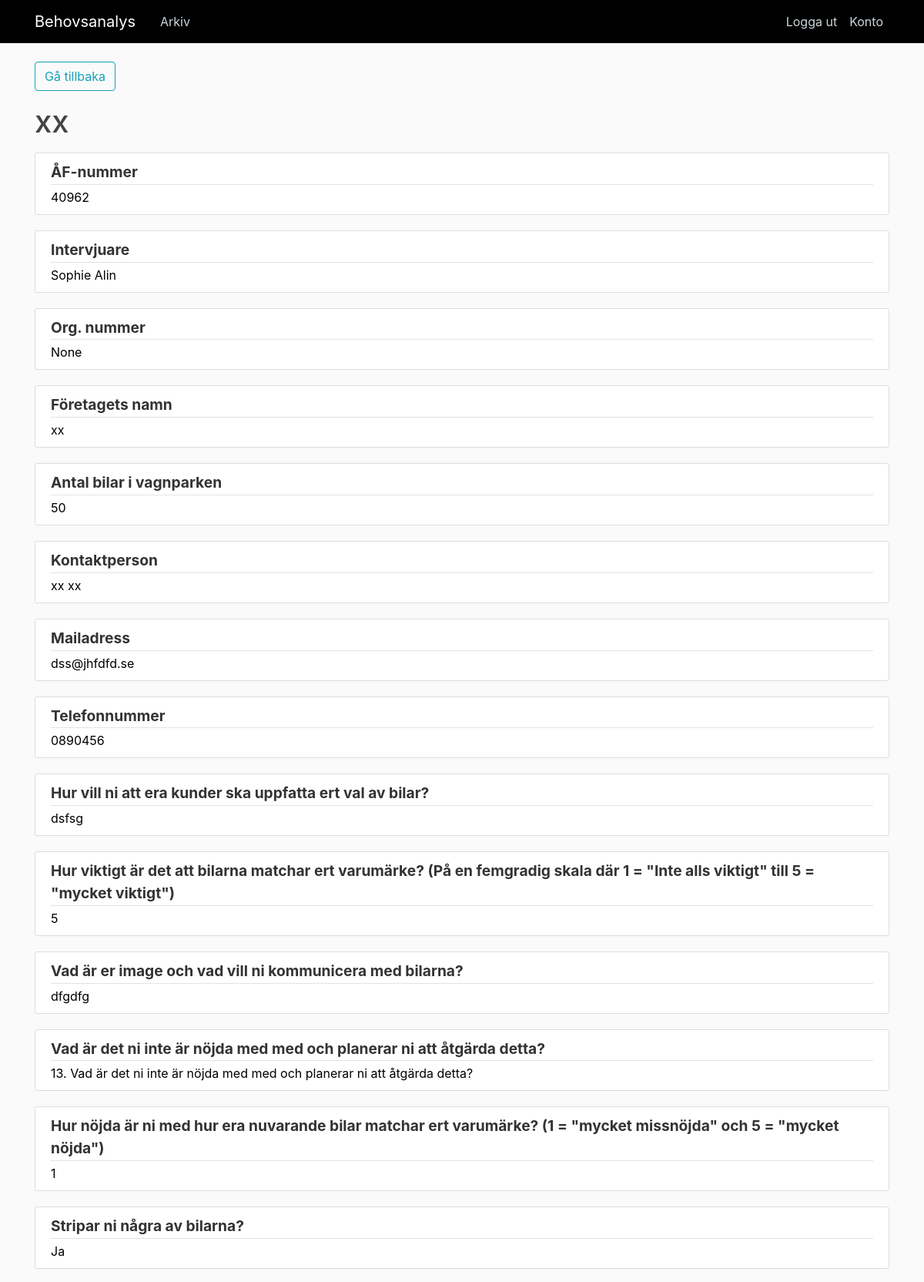
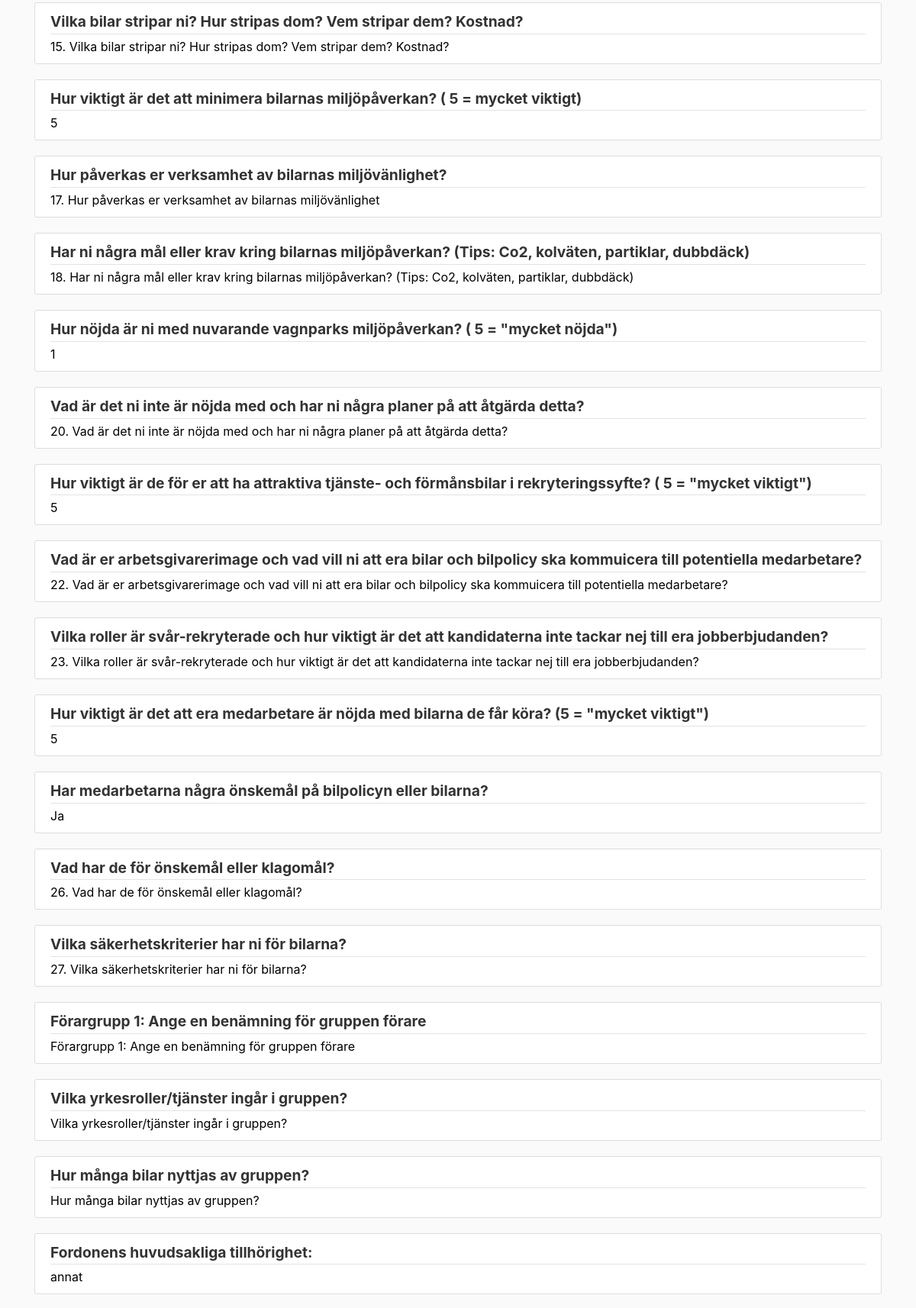
Screenshot of /kund/xx (signed in, upper part) with the database file from the repository (2 pictures, top to bottom).
### app/models.py (models this page shows, shortened)
class Responses(db.Model, UserMixin):
    response_id = db.Column(db.Integer, primary_key=True)
    timestamp = db.Column(db.String(20))
    afNum = db.Column(db.String(150))
    creator = db.Column(db.String(150))
    custOrgNum = db.Column(db.String(150), unique=True)
    custCompName = db.Column(db.String(150))
    custNumCars = db.Column(db.String(150))
    custCompContact = db.Column(db.String(150))
    custCompEmail = db.Column(db.String(150))
    custCompPhone = db.Column(db.String(150))
    q9 = db.Column(db.String(500))
    q10 = db.Column(db.String(500))
    q11 = db.Column(db.String(500))
    q12 = db.Column(db.String(500))
    q13 = db.Column(db.String(500))
    q14 = db.Column(db.String(500))
    q15 = db.Column(db.String(500))
    q16 = db.Column(db.String(500))
    q17 = db.Column(db.String(500))
    q18 = db.Column(db.String(500))
    q19 = db.Column(db.String(500))
    q20 = db.Column(db.String(500))
    q21 = db.Column(db.String(500))
    q22 = db.Column(db.String(500))
    q23 = db.Column(db.String(500))
    q24 = db.Column(db.String(500))
    q25 = db.Column(db.String(500))
    q26 = db.Column(db.String(500))
    q27 = db.Column(db.String(500))
    q28 = db.Column(db.String(500))
    q29 = db.Column(db.String(500))
    q30 = db.Column(db.String(500))
    q31 = db.Column(db.String(500))
    q32 = db.Column(db.String(500))
    q33 = db.Column(db.String(500))
    q34 = db.Column(db.String(500))
    q35 = db.Column(db.String(500))
    q36 = db.Column(db.String(500))
    q37 = db.Column(db.String(500))
    q38 = db.Column(db.String(500))
    q39 = db.Column(db.String(500))
    q40 = db.Column(db.String(500))
    q41 = db.Column(db.String(500))
    q42 = db.Column(db.String(500))
    q43 = db.Column(db.String(500))
    q44 = db.Column(db.String(500))
    q45 = db.Column(db.String(500))
    q46 = db.Column(db.String(500))
    q47 = db.Column(db.String(500))
    q48 = db.Column(db.String(500))
    q49 = db.Column(db.String(500))
    q50 = db.Column(db.String(500))
    q51 = db.Column(db.String(500))
    q52 = db.Column(db.String(500))
    q53 = db.Column(db.String(500))
    q54 = db.Column(db.String(500))
    q55 = db.Column(db.String(500))
    q56 = db.Column(db.String(500))
    q57 = db.Column(db.String(500))
    q58 = db.Column(db.String(500))
    q59 = db.Column(db.String(500))
    q60 = db.Column(db.String(500))
    q61 = db.Column(db.String(500))
    q62 = db.Column(db.String(500))
    q63 = db.Column(db.String(500))
    q64 = db.Column(db.String(500))
    q65 = db.Column(db.String(500))
    q66 = db.Column(db.String(500))
    q67 = db.Column(db.String(500))
    q68 = db.Column(db.String(500))
    q69 = db.Column(db.String(500))
    q70 = db.Column(db.String(500))
    q71 = db.Column(db.String(500))
    q72 = db.Column(db.String(500))
    q73 = db.Column(db.String(500))
    q74 = db.Column(db.String(500))
    q75 = db.Column(db.String(500))
    q76 = db.Column(db.String(500))
    q77 = db.Column(db.String(500))
    q78 = db.Column(db.String(500))
    q79 = db.Column(db.String(500))
    q80 = db.Column(db.String(500))
    q81 = db.Column(db.String(500))
    q82 = db.Column(db.String(500))
    q83 = db.Column(db.String(500))
    q84 = db.Column(db.String(500))
    q85 = db.Column(db.String(500))
    q86 = db.Column(db.String(500))
    q87 = db.Column(db.String(500))
    q88 = db.Column(db.String(500))
    q89 = db.Column(db.String(500))
    q90 = db.Column(db.String(500))
    q91 = db.Column(db.String(500))
    q92 = db.Column(db.String(500))
    q93 = db.Column(db.String(500))
    q94 = db.Column(db.String(500))
    q95 = db.Column(db.String(500))
    q96 = db.Column(db.String(500))
    q97 = db.Column(db.String(500))
    q98 = db.Column(db.String(500))
    q99 = db.Column(db.String(500))
    q100 = db.Column(db.String(500))
    q101 = db.Column(db.String(500))
    q102 = db.Column(db.String(500))
    q103 = db.Column(db.String(500))
    q104 = db.Column(db.String(500))
    q105 = db.Column(db.String(500))
    q106 = db.Column(db.String(500))
    q107 = db.Column(db.String(500))
    q108 = db.Column(db.String(500))
    q109 = db.Column(db.String(500))
    q110 = db.Column(db.String(500))
    q111 = db.Column(db.String(500))
    q112 = db.Column(db.String(500))
    q113 = db.Column(db.String(500))
    q114 = db.Column(db.String(500))
    q115 = db.Column(db.String(500))
    q116 = db.Column(db.String(500))
    q117 = db.Column(db.String(500))
    q118 = db.Column(db.String(500))
    q119 = db.Column(db.String(500))
    q120 = db.Column(db.String(500))
    q121 = db.Column(db.String(500))
    q122 = db.Column(db.String(500))
    q123 = db.Column(db.String(500))
    q124 = db.Column(db.String(500))
    q125 = db.Column(db.String(500))
    q126 = db.Column(db.String(500))
    q127 = db.Column(db.String(500))
    q128 = db.Column(db.String(500))
    q129 = db.Column(db.String(500))
    q130 = db.Column(db.String(500))
    q131 = db.Column(db.String(500))
    q132 = db.Column(db.String(500))
    q133 = db.Column(db.String(500))
    q134 = db.Column(db.String(500))
    q135 = db.Column(db.String(500))
    q136 = db.Column(db.String(500))
    q137 = db.Column(db.String(500))
    q138 = db.Column(db.String(500))
    q139 = db.Column(db.String(500))
    q140 = db.Column(db.String(500))
    q141 = db.Column(db.String(500))
    q142 = db.Column(db.String(500))
    q143 = db.Column(db.String(500))
    q144 = db.Column(db.String(500))
    q145 = db.Column(db.String(500))
    q146 = db.Column(db.String(500))
    q147 = db.Column(db.String(500))
    q148 = db.Column(db.String(500))
    q149 = db.Column(db.String(500))
    q150 = db.Column(db.String(500))
    q151 = db.Column(db.String(500))
    q152 = db.Column(db.String(500))
    q153 = db.Column(db.String(500))
    q154 = db.Column(db.String(500))
    q155 = db.Column(db.String(500))
    q156 = db.Column(db.String(500))
    q157 = db.Column(db.String(500))
    q158 = db.Column(db.String(500))
    q159 = db.Column(db.String(500))
    q160 = db.Column(db.String(500))
    q161 = db.Column(db.String(500))
    q162 = db.Column(db.String(500))
    q163 = db.Column(db.String(500))
    q164 = db.Column(db.String(500))
    q165 = db.Column(db.String(500))
    q166 = db.Column(db.String(500))
    q167 = db.Column(db.String(500))
    q168 = db.Column(db.String(500))
    q169 = db.Column(db.String(500))
    q170 = db.Column(db.String(500))
    q171 = db.Column(db.String(500))
    q172 = db.Column(db.String(500))
    def return_responses(self):
        return [
            self.afNum,
            self.creator,
            self.custOrgNum,
            self.custCompName,
            self.custNumCars,
            self.custCompContact,
            self.custCompEmail,
            self.custCompPhone,
            self.q9,
            self.q10,
            self.q11,
            self.q12,
            self.q13,
            self.q14,
            self.q15,
            self.q16,
            self.q17,
            self.q18,
            self.q19,
            self.q20,
            self.q21,
            self.q22,
            self.q23,
            self.q24,
            self.q25,
            self.q26,
            self.q27,
            self.q28,
            self.q29,
            self.q30,
            self.q31,
            self.q32,
            self.q33,
            self.q34,
            self.q35,
            self.q36,
            self.q37,
            self.q38,
            self.q39,
            self.q40,
            self.q41,
            self.q42,
            self.q43,
            self.q44,
            self.q45,
            self.q46,
            self.q47,
            self.q48,
            self.q49,
            self.q50,
            self.q51,
            self.q52,
            self.q53,
            self.q54,
            self.q55,
            self.q56,
            self.q57,
            self.q58,
            self.q59,
            self.q60,
            self.q61,
            self.q62,
            self.q63,
            self.q64,
            self.q65,
            self.q66,
            self.q67,
            self.q68,
            self.q69,
            self.q70,
            self.q71,
            self.q72,
            self.q73,
            self.q74,
            self.q75,
            self.q76,
            self.q77,
            self.q78,
            self.q79,
            self.q80,
            self.q81,
            self.q82,
            self.q83,
            self.q84,
            self.q85,
            self.q86,
            self.q87,
            self.q88,
            self.q89,
            self.q90,
            self.q91,
            self.q92,
            self.q93,
            self.q94,
            self.q95,
            self.q96,
            self.q97,
            self.q98,
            self.q99,
            self.q100,
            self.q101,
            self.q102,
            self.q103,
            self.q104,
            self.q105,
            self.q106,
            self.q107,
            self.q108,
            self.q109,
            self.q110,
            self.q111,
            self.q112,
            self.q113,
            self.q114,
            self.q115,
            self.q116,
            self.q117,
            self.q118,
            self.q119,
            self.q120,
            self.q121,
            self.q122,
            self.q123,
            self.q124,
            self.q125,
            self.q126,
            self.q127,
            self.q128,
            self.q129,
            self.q130,
            self.q131,
            self.q132,
            self.q133,
            self.q134,
            self.q135,
            self.q136,
            self.q137,
            self.q138,
            self.q139,
            self.q140,
            self.q141,
            self.q142,
            self.q143,
            self.q144,
            self.q145,
            self.q146,
            self.q147,
            self.q148,
            self.q149,
            self.q150,
            self.q151,
            self.q152,
            self.q153,
            self.q154,
            self.q155,
            self.q156,
            self.q157,
            self.q158,
            self.q159,
            self.q160,
            self.q161,
            self.q162,
            self.q163,
            self.q164,
            self.q165,
            self.q166,
            self.q167,
            self.q168,
            self.q169,
            self.q170,
            self.q171,
            self.q172
        ]

### app/routes.py (the view)
@app.route("/kund/<company>")
@login_required
def responses(company):
    responses = Responses.query.filter_by(custCompName=company).first()
    return render_template('responses.html', title=company, resObject=responses, responses=responses.return_responses(), questions=question_list, length=len(
        question_list))

### app/models.py (called while the page is built)
@login_manager.user_loader
def load_user(user_id):
    return User.query.get(int(user_id))

### app/templates/responses.html (shortened to what this page needs)
{% extends "layout.html" %}
{% block content %}
<button onclick="window.history.back()" class="btn btn-outline-info">Gå tillbaka</button>
<h1>{{resObject.custCompName}}</h1>
{% for i in range(length) %}
	<article class="media content-section">
	  <div class="media-body">
		  <div class="article-metadata">
			  <b><big>{{ questions[i] }}</big></b>
			  </div>
		  <a href="{{resObject.response_id}}/q{{i+1}}">{{ responses[i] }}</a>
	  </div>
	</article>
{% endfor %}
{% endblock content%}

### app/static/main.css (style rules this page uses)
body { background: #fafafa; color: #333333; margin-top: 5rem; }
h1, h2, h3, h4, h5, h6 { color: #444444; }
.content-section { background: #ffffff; padding: 10px 20px; border: 1px solid #dddddd; border-radius: 3px; margin-bottom: 20px; }
.article-metadata { padding-bottom: 1px; margin-bottom: 4px; border-bottom: 1px solid #e3e3e3 }

### app/templates/responses.html (style rules this page uses)
a { color: black; }

### rows the page displays
Responses: custCompName "xx", afNum "40962" "Sophie Alin" "xx" "50" "xx xx" "dss@jhfdfd.se" "0890456" "dsfsg" "dfgdfg" "13. Vad är det ni inte är nöjda med med och planerar ni att åtgärda detta?" "Ja" "15. Vilka bilar stripar ni? Hur stripas dom? Vem stripar dem? Kostnad?" "17. Hur påverkas er verksamhet av bilarnas miljövänlighet" "18. Har ni några mål eller krav kring bilarnas miljöpåverkan? (Tips: Co2, kolväten, partiklar, dubbdäck)" "20. Vad är det ni inte är nöjda med och har ni några planer på att åtgärda detta?" "22. Vad är er arbetsgivarerimage och vad vill ni att era bilar och bilpolicy ska kommuicera till potentiella medarbetare?" "23. Vilka roller är svår-rekryterade och hur viktigt är det att kandidaterna inte tackar nej till era jobberbjudanden?" "Ja" "26. Vad har de för önskemål eller klagomål?" "27. Vilka säkerhetskriterier har ni för bilarna?" "Förargrupp 1: Ange en benämning för gruppen förare" "Vilka yrkesroller/tjänster ingår i gruppen?" "Hur många bilar nyttjas av gruppen?" "annat"

### other values shown
{{ questions[i] }} "ÅF-nummer" "Intervjuare" "Org. nummer" "Företagets namn" "Antal bilar i vagnparken" "Kontaktperson" "Mailadress" "Telefonnummer" "Hur vill ni att era kunder ska uppfatta ert val av bilar?" "Hur viktigt är det att bilarna matchar ert varumärke? (På en femgradig skala där 1 = \"Inte alls viktigt\" till 5 = \"mycket viktigt\")" "Vad är er image och vad vill ni kommunicera med bilarna?" "Vad är det ni inte är nöjda med med och planerar ni att åtgärda detta?" "Hur nöjda är ni med hur era nuvarande bilar matchar ert varumärke? (1 = \"mycket missnöjda\" och 5 = \"mycket nöjda\")" "Stripar ni några av bilarna?" "Vilka bilar stripar ni? Hur stripas dom? Vem stripar dem? Kostnad?" "Hur viktigt är det att minimera bilarnas miljöpåverkan? ( 5 = mycket viktigt)" "Hur påverkas er verksamhet av bilarnas miljövänlighet?" "Har ni några mål eller krav kring bilarnas miljöpåverkan? (Tips: Co2, kolväten, partiklar, dubbdäck)" "Hur nöjda är ni med nuvarande vagnparks miljöpåverkan? ( 5 = \"mycket nöjda\")" "Vad är det ni inte är nöjda med och har ni några planer på att åtgärda detta?" "Hur viktigt är de för er att ha attraktiva tjänste- och förmånsbilar i rekryteringssyfte? ( 5 = \"mycket viktigt\")" "Vad är er arbetsgivarerimage och vad vill ni att era bilar och bilpolicy ska kommuicera till potentiella medarbetare?" "Vilka roller är svår-rekryterade och hur viktigt är det att kandidaterna inte tackar nej till era jobberbjudanden?" "Hur viktigt är det att era medarbetare är nöjda med bilarna de får köra? (5 = \"mycket viktigt\")" "Har medarbetarna några önskemål på bilpolicyn eller bilarna?" "Vad har de för önskemål eller klagomål?" "Vilka säkerhetskriterier har ni för bilarna?" "Förargrupp 1: Ange en benämning för gruppen förare" "Vilka yrkesroller/tjänster ingår i gruppen?" "Hur många bilar nyttjas av gruppen?" "Fordonens huvudsakliga tillhörighet:"
{{ responses[i] }} "None" "5" "1" "5" "1" "5" "5"
